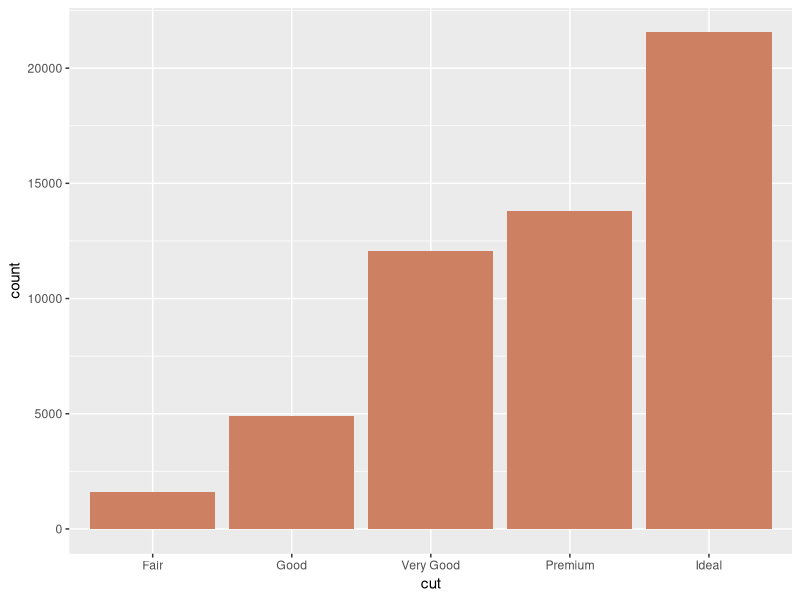
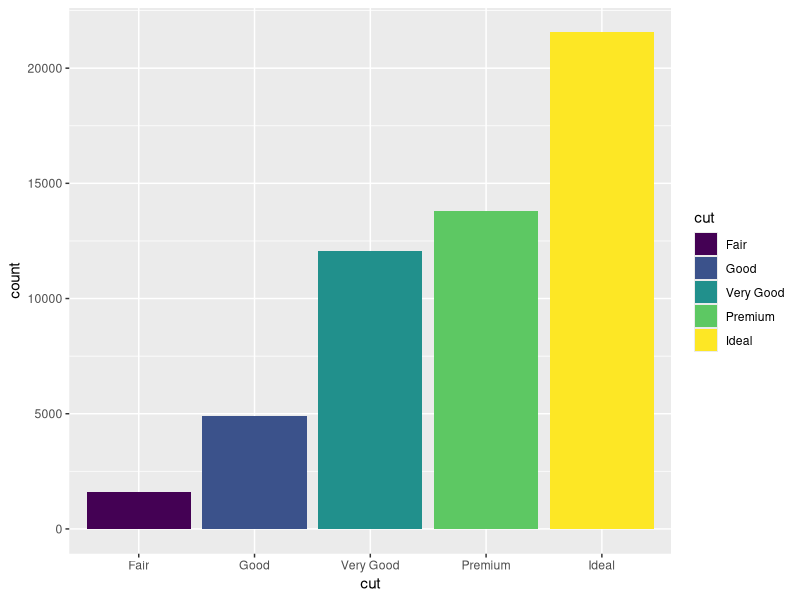
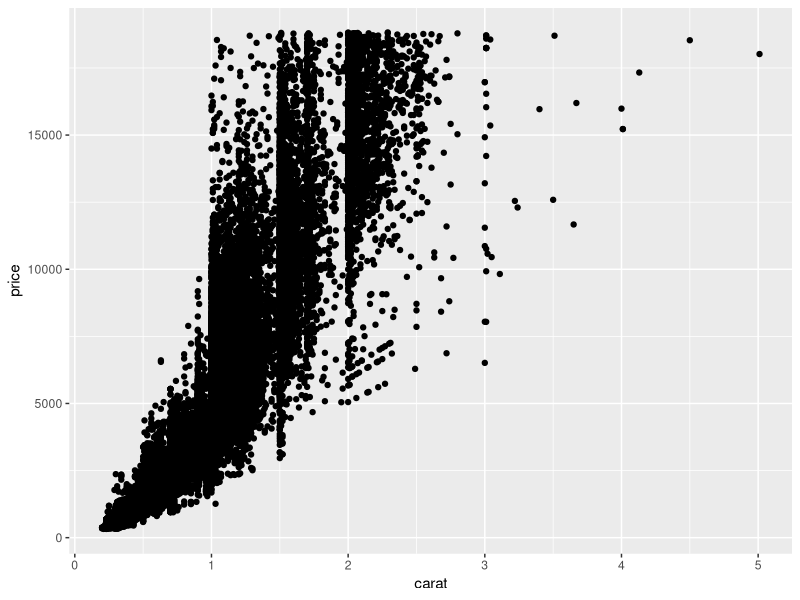
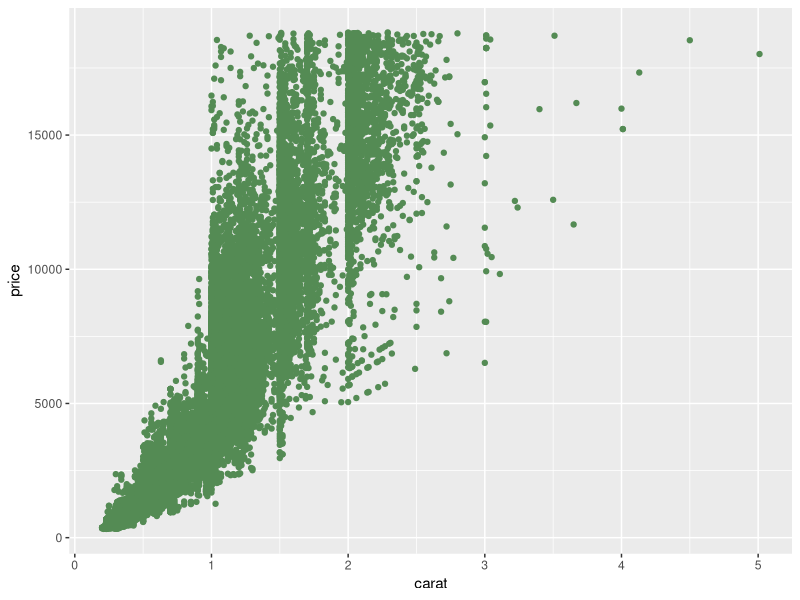
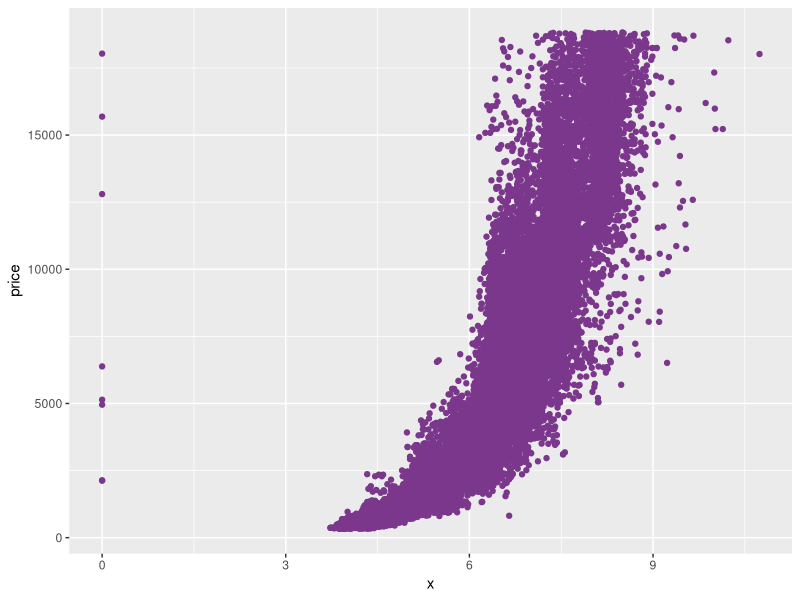

Reproduce these figures in R, in order.
#Data Manipulation
#Diamonds

library(ggplot2)
library(dplyr)

#Ideal Cut Diamonds
diamonds %>% filter(cut == "Ideal") -> Ideal_cut
Ideal_cut %>% filter(price>15000) -> high_price
Ideal_cut %>% filter(price>10000 & price<15000) -> medium_price
Ideal_cut %>% filter(price<10000) -> low_price 

#Diamond dimensions
diamonds %>% select('x','y','z') -> diamond_dimensions
diamond_dimensions %>% filter(x>5 & y>50)

#Diamond color
diamonds %>% filter(color == "D") -> diamond_best_color
diamond_best_color %>% filter(clarity == "IF") -> diamond_best_clarity
diamond_best_clarity %>% summarise(mean_price = mean(price))

#---------------------------------

#Visualization

#Distribution of cut
ggplot(data=diamonds,aes(x=cut))+geom_bar(fill = "lightsalmon3")
ggplot(data=diamonds,aes(x=cut, fill = cut))+geom_bar()

#price vs carat
ggplot(data=diamonds,aes(y=price,x=carat))+geom_point()
ggplot(data=diamonds,aes(y=price,x=carat))+geom_point(col="palegreen4")

#price vs length
ggplot(data=diamonds,aes(y=price,x=x))+geom_point(col="mediumorchid4")

#---------------------------------

#Linear Regression 

library(caTools)
sample.split(diamonds$price,SplitRatio = 0.65) -> my_split

subset(diamonds,my_split==T) -> train_data
subset(diamonds,my_split==F) -> test_data

nrow(train_data)
nrow(test_data)

#Model 1
lm(price~.,data=train_data) -> model1
predict(model1,newdata= test_data) -> result1

cbind(actual=test_data$price,predicted=result1) -> final_data1

as.data.frame(final_data1) -> final_data1
(final_data1$actual-final_data1$predicted) -> error
cbind(final_data1,error) -> final_data1

rmse1 <- sqrt(mean((final_data1$error)^2))
rmse1

## the lower the value of rmse the better the model 

#Model2
lm(price~x+y+z, data = train_data) -> model2
predict(model2,newdata=test_data) -> result2

cbind(actual=test_data$price,predicted=result2) -> final_data2

as.data.frame(final_data2) -> final_data2
(final_data2$actual-final_data2$predicted) -> error
cbind(final_data2,error) -> final_data2

rmse2 <- sqrt(mean((final_data2$error)^2))
rmse2
rmse1
